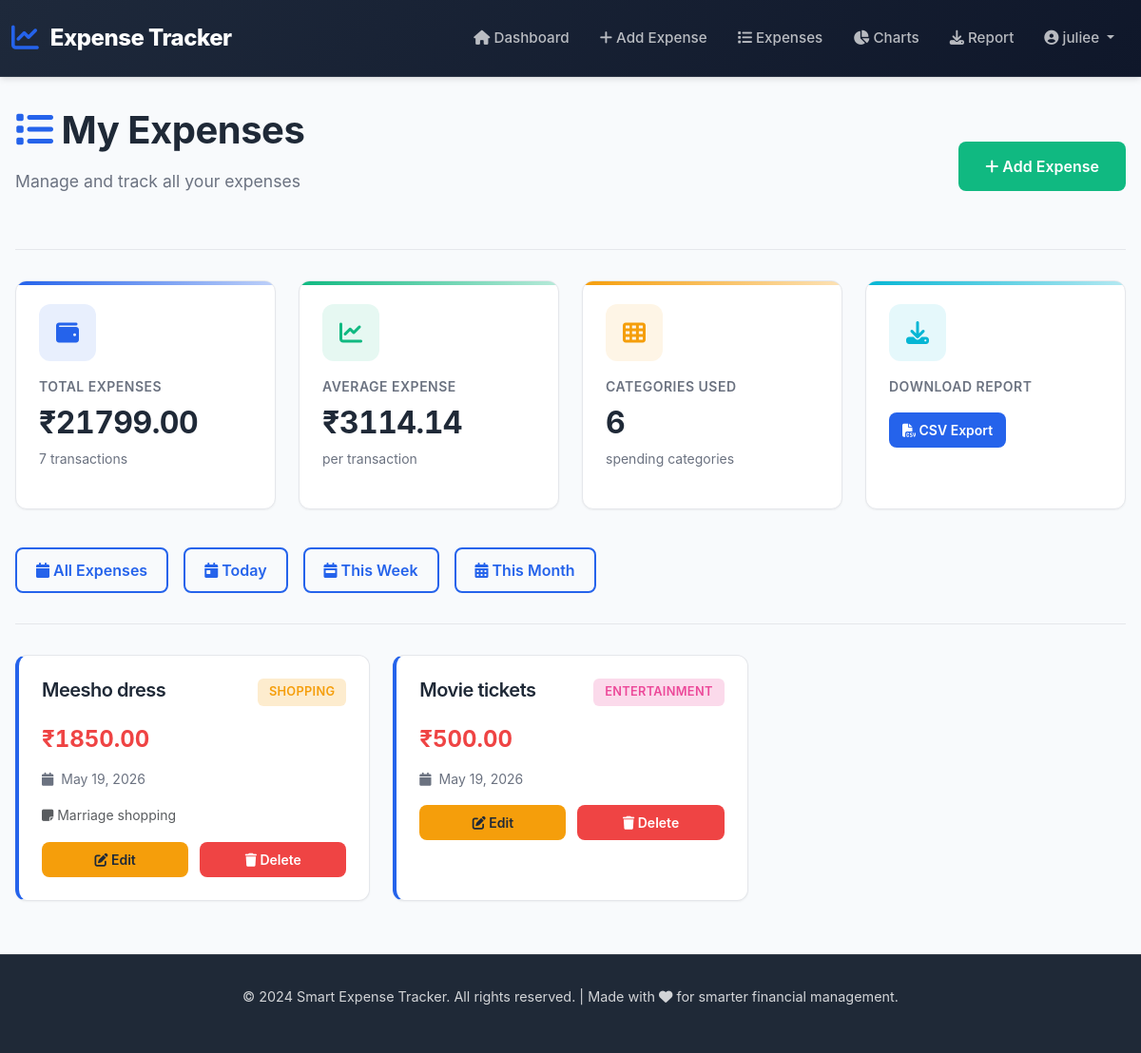
/expenses/?filter=today (signed in), run on the app's committed database.
### tracker/models.py (models this page shows, shortened)
class Expense(models.Model):
    CATEGORY_CHOICES = [
        ('Food', 'Food'),
        ('Travel', 'Travel'),
        ('Shopping', 'Shopping'),
        ('Bills', 'Bills'),
        ('Entertainment', 'Entertainment'),
        ('Ministry', 'Ministry'),
        ('Helping', 'Helping'),
        ('Other', 'Other'),
    ]
    user = models.ForeignKey(
        User,
        on_delete=models.CASCADE
    )
    description = models.CharField(
        max_length=200
    )
    amount = models.DecimalField(
        max_digits=10,
        decimal_places=2
    )
    category = models.CharField(
        max_length=50,
        choices=CATEGORY_CHOICES,
        default='Other'
    )
    date = models.DateField()
    notes = models.TextField(
        blank=True,
        null=True
    )

### tracker/views.py (the view)
@login_required
def expense_list(request):
    filter_type = request.GET.get('filter')
    expenses = Expense.objects.filter(
        user=request.user
    )
    today = date.today()
    if filter_type == 'today':
        expenses = expenses.filter(date=today)
    elif filter_type == 'week':
        week_ago = today - timedelta(days=7)
        expenses = expenses.filter(date__gte=week_ago)
    elif filter_type == 'month':
        expenses = expenses.filter(
            date__month=today.month,
            date__year=today.year
        )
    expenses = expenses.order_by('-date')
    total_expenses = Expense.objects.filter(
        user=request.user
    ).aggregate(Sum('amount'))['amount__sum'] or 0
    category_data = Expense.objects.filter(
        user=request.user
    ).values('category').annotate(
        total=Sum('amount'),
        count=Count('id')
    ).order_by('-total')
    total_count = Expense.objects.filter(
        user=request.user
    ).count()
    return render(
        request,
        'tracker/expense_list_new.html',
        {
            'expenses': expenses,
            'total_expenses': total_expenses,
            'category_data': category_data,
            'total_count': total_count,
        }
    )

### tracker/templatetags/custom_filters.py (called while the page is built)
@register.filter
def divide(value, divisor):
    try:
        if divisor == 0:
            return 0
        return value / divisor
    except (ValueError, TypeError):
        return 0

### tracker/templates/tracker/expense_list_new.html (shortened to what this page needs)
{% extends 'tracker/base_new.html' %}
{% load custom_filters %}
{% block content %}
<div class="page-header">
  <div class="d-flex justify-content-between align-items-center">
    <div>
      <h1>
        <i class="fas fa-list" style="color: var(--primary-blue)"></i> My
        Expenses
      </h1>
      <p class="page-subtitle">Manage and track all your expenses</p>
    </div>
    <a
      href="{% url 'add_expense' %}"
      class="btn btn-success btn-lg"
      style="white-space: nowrap"
    >
      <i class="fas fa-plus"></i> Add Expense
    </a>
  </div>
</div>
<div class="row mb-4">
  <div class="col-lg-3 col-md-6 mb-3">
    <div class="card summary-card card-total h-100">
      <div class="card-body">
        <div class="summary-card-icon blue">
          <i class="fas fa-wallet"></i>
        </div>
        <p class="summary-card-label">Total Expenses</p>
        <h3 class="summary-card-amount">₹{{ total_expenses|floatformat:2 }}</h3>
        <p class="summary-card-subtitle">{{ total_count }} transactions</p>
      </div>
    </div>
  </div>
  <div class="col-lg-3 col-md-6 mb-3">
    <div class="card summary-card card-month h-100">
      <div class="card-body">
        <div class="summary-card-icon green">
          <i class="fas fa-chart-line"></i>
        </div>
        <p class="summary-card-label">Average Expense</p>
        {% if total_count > 0 %}
        <h3 class="summary-card-amount">
          ₹{{ total_expenses|divide:total_count|floatformat:2 }}
        </h3>
        {% else %}
        <h3 class="summary-card-amount">₹0.00</h3>
        {% endif %}
        <p class="summary-card-subtitle">per transaction</p>
      </div>
    </div>
  </div>
  <div class="col-lg-3 col-md-6 mb-3">
    <div class="card summary-card card-category h-100">
      <div class="card-body">
        <div class="summary-card-icon yellow">
          <i class="fas fa-th"></i>
        </div>
        <p class="summary-card-label">Categories Used</p>
        <h3 class="summary-card-amount">{{ category_data|length }}</h3>
        <p class="summary-card-subtitle">spending categories</p>
      </div>
    </div>
  </div>
  <div class="col-lg-3 col-md-6 mb-3">
    <div class="card summary-card card-helping h-100">
      <div class="card-body">
        <div class="summary-card-icon cyan">
          <i class="fas fa-download"></i>
        </div>
        <p class="summary-card-label">Download Report</p>
        <a href="{% url 'download_csv' %}" class="btn btn-sm btn-primary mt-2">
          <i class="fas fa-file-csv"></i> CSV Export
        </a>
      </div>
    </div>
  </div>
</div>
<div class="mb-4">
  <div class="page-actions">
    <a href="{% url 'expense_list' %}" class="btn btn-outline-primary">
      <i class="fas fa-calendar"></i> All Expenses
    </a>
    <a href="?filter=today" class="btn btn-outline-primary">
      <i class="fas fa-calendar-day"></i> Today
    </a>
    <a href="?filter=week" class="btn btn-outline-primary">
      <i class="fas fa-calendar-week"></i> This Week
    </a>
    <a href="?filter=month" class="btn btn-outline-primary">
      <i class="fas fa-calendar-alt"></i> This Month
    </a>
  </div>
</div>
<div class="section-divider"></div>
{% if expenses %}
<div class="row">
  {% for expense in expenses %}
  <div class="col-lg-6 col-xl-4 mb-4">
    <div class="card expense-card h-100">
      <div class="card-body">
        <div class="expense-card-header">
          <h5 class="expense-card-title">{{ expense.description }}</h5>
          <span class="badge badge-{{ expense.category|lower }}">
            {{ expense.category }}
          </span>
        </div>
        <p class="expense-card-amount">₹{{ expense.amount|floatformat:2 }}</p>
        <div class="expense-card-meta">
          <div class="expense-card-meta-item">
            <i class="fas fa-calendar"></i>
            <span>{{ expense.date|date:"M d, Y" }}</span>
          </div>
        </div>
        {% if expense.notes %}
        <p class="text-muted small mb-3">
          <i class="fas fa-sticky-note"></i> {{ expense.notes|truncatewords:15 }}
        </p>
        {% endif %}
        <div
          style="
            display: grid;
            grid-template-columns: 1fr 1fr;
            gap: 0.75rem;
            margin-top: 1rem;
          "
        >
          <a
            href="{% url 'edit_expense' expense.id %}"
            class="btn btn-sm btn-warning"
          >
            <i class="fas fa-edit"></i> Edit
          </a>
          <a
            href="{% url 'delete_expense' expense.id %}"
            class="btn btn-sm btn-danger"
          >
            <i class="fas fa-trash"></i> Delete
          </a>
        </div>
      </div>
    </div>
  </div>
  {% endfor %}
</div>
{% endif %} {% endblock %}

### tracker/templates/tracker/base_new.html (shortened to what this page needs)
<!doctype html>
<html lang="en">
  <head>
    <link
      href="https://cdn.jsdelivr.net/npm/bootstrap@5.3.0/dist/css/bootstrap.min.css"
      rel="stylesheet"
    />
    <link
      rel="stylesheet"
      href="https://cdnjs.cloudflare.com/ajax/libs/font-awesome/6.4.0/css/all.min.css"
    />
  </head>
  <body class="with-navbar">
    <nav class="navbar navbar-expand-lg navbar-dark sticky-top">
      <div class="container-fluid">
        <a class="navbar-brand" href="{% url 'home' %}">
          <i class="fas fa-chart-line"></i>
          <span class="brand-text">Expense Tracker</span>
        </a>
        <div class="collapse navbar-collapse" id="navbarNav">
          <ul class="navbar-nav ms-auto align-items-lg-center">
            {% if user.is_authenticated %}
            <li class="nav-item">
              <a class="nav-link" href="{% url 'home' %}">
                <i class="fas fa-home"></i> Dashboard
              </a>
            </li>
            <li class="nav-item">
              <a class="nav-link" href="{% url 'add_expense' %}">
                <i class="fas fa-plus"></i> Add Expense
              </a>
            </li>
            <li class="nav-item">
              <a class="nav-link" href="{% url 'expense_list' %}">
                <i class="fas fa-list"></i> Expenses
              </a>
            </li>
            <li class="nav-item">
              <a class="nav-link" href="{% url 'expense_chart' %}">
                <i class="fas fa-chart-pie"></i> Charts
              </a>
            </li>
            <li class="nav-item">
              <a class="nav-link" href="{% url 'download_csv' %}">
                <i class="fas fa-download"></i> Report
              </a>
            </li>
            <li class="nav-item dropdown">
              <a
                class="nav-link dropdown-toggle"
                href="#"
                id="userDropdown"
                role="button"
                data-bs-toggle="dropdown"
                aria-expanded="false"
              >
                <i class="fas fa-user-circle"></i> {{ user.username }}
              </a>
            </li>
            {% endif %}
          </ul>
        </div>
      </div>
    </nav>
    <main>
      <div class="container-main">
         {% block content %}{% endblock %}
      </div>
    </main>
    <footer>
      <p>
        &copy; 2024 Smart Expense Tracker. All rights reserved. | Made with
        <i class="fas fa-heart"></i> for smarter financial management.
      </p>
    </footer>
  </body>
</html>

### data on the page
Expense: description "Meesho dress", category "SHOPPING", amount "1850.00", date "May 19, 2026", notes "Marriage shopping"
Expense: description "Movie tickets", category "ENTERTAINMENT", amount "500.00", date "May 19, 2026"

### other printed values
{{ user.username }} "juliee"
{{ total_expenses|floatformat:2 }} "21799.00"
{{ total_count }} "7"
{{ total_expenses|divide:total_count|floatformat:2 }} "3114.14"
{{ category_data|length }} "6"
